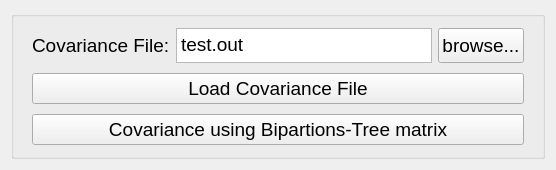
            <widget class="QWidget" name="stackedWidgetTreeDataPage3">
             <layout class="QVBoxLayout" name="verticalLayout_11">
              <item>
               <widget class="QGroupBox" name="groupBox_5">
                <property name="sizePolicy">
                 <sizepolicy hsizetype="Expanding" vsizetype="Expanding">
                  <horstretch>0</horstretch>
                  <verstretch>0</verstretch>
                 </sizepolicy>
                </property>
                <property name="maximumSize">
                 <size>
                  <width>16777215</width>
                  <height>16777215</height>
                 </size>
                </property>
                <property name="title">
                 <string/>
                </property>
                <layout class="QVBoxLayout" name="verticalLayout_15">
                 <item>
                  <widget class="QFrame" name="frame_61">
                   <property name="sizePolicy">
                    <sizepolicy hsizetype="Expanding" vsizetype="Expanding">
                     <horstretch>0</horstretch>
                     <verstretch>0</verstretch>
                    </sizepolicy>
                   </property>
                   <property name="maximumSize">
                    <size>
                     <width>16777215</width>
                     <height>16777215</height>
                    </size>
                   </property>
                   <property name="frameShape">
                    <enum>QFrame::NoFrame</enum>
                   </property>
                   <property name="frameShadow">
                    <enum>QFrame::Raised</enum>
                   </property>
                   <layout class="QHBoxLayout" name="horizontalLayout_56">
                    <property name="topMargin">
                     <number>2</number>
                    </property>
                    <property name="bottomMargin">
                     <number>2</number>
                    </property>
                    <item>
                     <widget class="QLabel" name="labelCOVAfile">
                      <property name="enabled">
                       <bool>true</bool>
                      </property>
                      <property name="minimumSize">
                       <size>
                        <width>0</width>
                        <height>25</height>
                       </size>
                      </property>
                      <property name="maximumSize">
                       <size>
                        <width>16777215</width>
                        <height>35</height>
                       </size>
                      </property>
                      <property name="font">
                       <font>
                        <family>Arial</family>
                        <pointsize>14</pointsize>
                       </font>
                      </property>
                      <property name="text">
                       <string>Covariance File:</string>
                      </property>
                     </widget>
                    </item>
                    <item>
                     <widget class="QPlainTextEdit" name="textCOVAfile">
                      <property name="enabled">
                       <bool>true</bool>
                      </property>
                      <property name="sizePolicy">
                       <sizepolicy hsizetype="Expanding" vsizetype="Fixed">
                        <horstretch>0</horstretch>
                        <verstretch>0</verstretch>
                       </sizepolicy>
                      </property>
                      <property name="minimumSize">
                       <size>
                        <width>0</width>
                        <height>25</height>
                       </size>
                      </property>
                      <property name="maximumSize">
                       <size>
                        <width>16777215</width>
                        <height>35</height>
                       </size>
                      </property>
                      <property name="font">
                       <font>
                        <family>Arial</family>
                        <pointsize>14</pointsize>
                       </font>
                      </property>
                      <property name="horizontalScrollBarPolicy">
                       <enum>Qt::ScrollBarAlwaysOff</enum>
                      </property>
                      <property name="lineWrapMode">
                       <enum>QPlainTextEdit::NoWrap</enum>
                      </property>
                      <property name="plainText">
                       <string>test.out</string>
                      </property>
                     </widget>
                    </item>
                    <item>
                     <widget class="QPushButton" name="pushButtonCOVAbrowse">
                      <property name="enabled">
                       <bool>true</bool>
                      </property>
                      <property name="sizePolicy">
                       <sizepolicy hsizetype="Preferred" vsizetype="Preferred">
                        <horstretch>0</horstretch>
                        <verstretch>0</verstretch>
                       </sizepolicy>
                      </property>
                      <property name="minimumSize">
                       <size>
                        <width>0</width>
                        <height>25</height>
                       </size>
                      </property>
                      <property name="maximumSize">
                       <size>
                        <width>16777215</width>
                        <height>35</height>
                       </size>
                      </property>
                      <property name="font">
                       <font>
                        <family>Arial</family>
                        <pointsize>14</pointsize>
                       </font>
                      </property>
                      <property name="text">
                       <string>browse...</string>
                      </property>
                     </widget>
                    </item>
                   </layout>
                  </widget>
                 </item>
                 <item>
                  <widget class="QFrame" name="frame_60">
                   <property name="sizePolicy">
                    <sizepolicy hsizetype="Expanding" vsizetype="Expanding">
                     <horstretch>0</horstretch>
                     <verstretch>0</verstretch>
                    </sizepolicy>
                   </property>
                   <property name="maximumSize">
                    <size>
                     <width>16777215</width>
                     <height>16777215</height>
                    </size>
                   </property>
                   <property name="frameShape">
                    <enum>QFrame::NoFrame</enum>
                   </property>
                   <property name="frameShadow">
                    <enum>QFrame::Raised</enum>
                   </property>
                   <layout class="QHBoxLayout" name="horizontalLayout_55">
                    <property name="topMargin">
                     <number>2</number>
                    </property>
                    <property name="bottomMargin">
                     <number>2</number>
                    </property>
                    <item>
                     <widget class="QPushButton" name="pushCOVAloaddist">
                      <property name="enabled">
                       <bool>true</bool>
                      </property>
                      <property name="sizePolicy">
                       <sizepolicy hsizetype="Preferred" vsizetype="Preferred">
                        <horstretch>0</horstretch>
                        <verstretch>0</verstretch>
                       </sizepolicy>
                      </property>
                      <property name="minimumSize">
                       <size>
                        <width>0</width>
                        <height>25</height>
                       </size>
                      </property>
                      <property name="maximumSize">
                       <size>
                        <width>16777215</width>
                        <height>35</height>
                       </size>
                      </property>
                      <property name="font">
                       <font>
                        <family>Arial</family>
                        <pointsize>14</pointsize>
                       </font>
                      </property>
                      <property name="text">
                       <string>Load Covariance File</string>
                      </property>
                     </widget>
                    </item>
                   </layout>
                  </widget>
                 </item>
                 <item>
                  <widget class="QFrame" name="frame_45">
                   <property name="sizePolicy">
                    <sizepolicy hsizetype="Expanding" vsizetype="Expanding">
                     <horstretch>0</horstretch>
                     <verstretch>0</verstretch>
                    </sizepolicy>
                   </property>
                   <property name="minimumSize">
                    <size>
                     <width>0</width>
                     <height>0</height>
                    </size>
                   </property>
                   <property name="maximumSize">
                    <size>
                     <width>16777215</width>
                     <height>16777215</height>
                    </size>
                   </property>
                   <property name="frameShape">
                    <enum>QFrame::NoFrame</enum>
                   </property>
                   <property name="frameShadow">
                    <enum>QFrame::Raised</enum>
                   </property>
                   <layout class="QHBoxLayout" name="horizontalLayout_46">
                    <property name="topMargin">
                     <number>2</number>
                    </property>
                    <property name="bottomMargin">
                     <number>2</number>
                    </property>
                    <item>
                     <widget class="QPushButton" name="pushDATAcov">
                      <property name="sizePolicy">
                       <sizepolicy hsizetype="Preferred" vsizetype="Preferred">
                        <horstretch>0</horstretch>
                        <verstretch>0</verstretch>
                       </sizepolicy>
                      </property>
                      <property name="minimumSize">
                       <size>
                        <width>0</width>
                        <height>25</height>
                       </size>
                      </property>
                      <property name="maximumSize">
                       <size>
                        <width>16777215</width>
                        <height>35</height>
                       </size>
                      </property>
                      <property name="font">
                       <font>
                        <family>Arial</family>
                        <pointsize>14</pointsize>
                       </font>
                      </property>
                      <property name="text">
                       <string>Covariance using Bipartions-Tree matrix</string>
                      </property>
                     </widget>
                    </item>
                   </layout>
                  </widget>
                 </item>
                </layout>
               </widget>
              </item>
             </layout>
            </widget>
